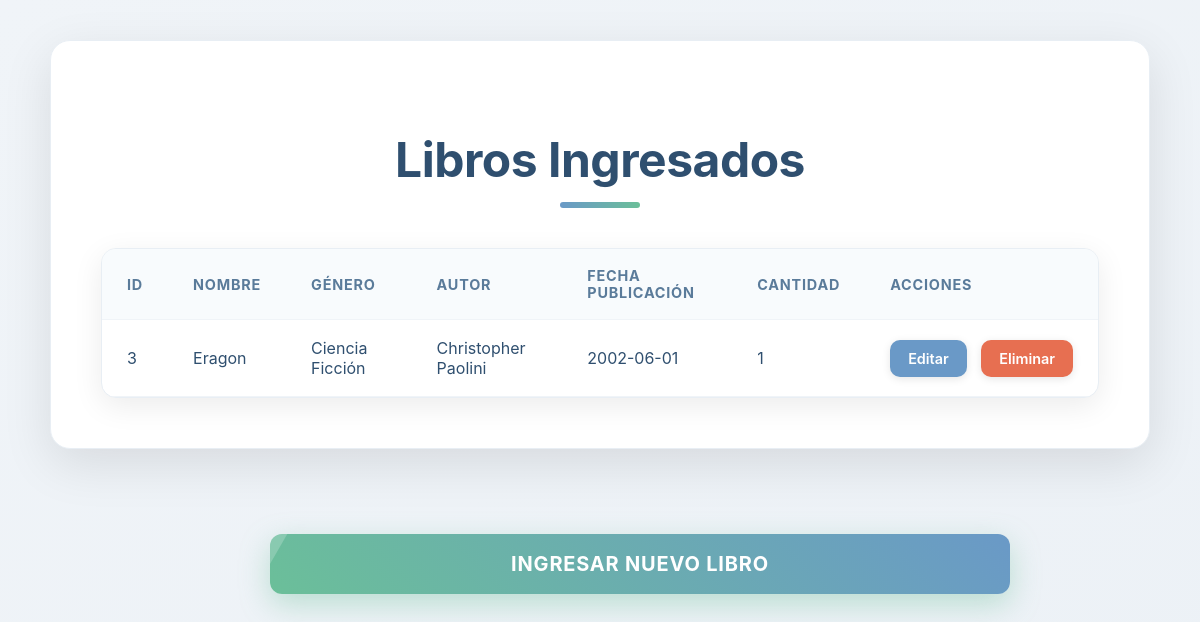
The page /libros.php on the database as committed earlier.
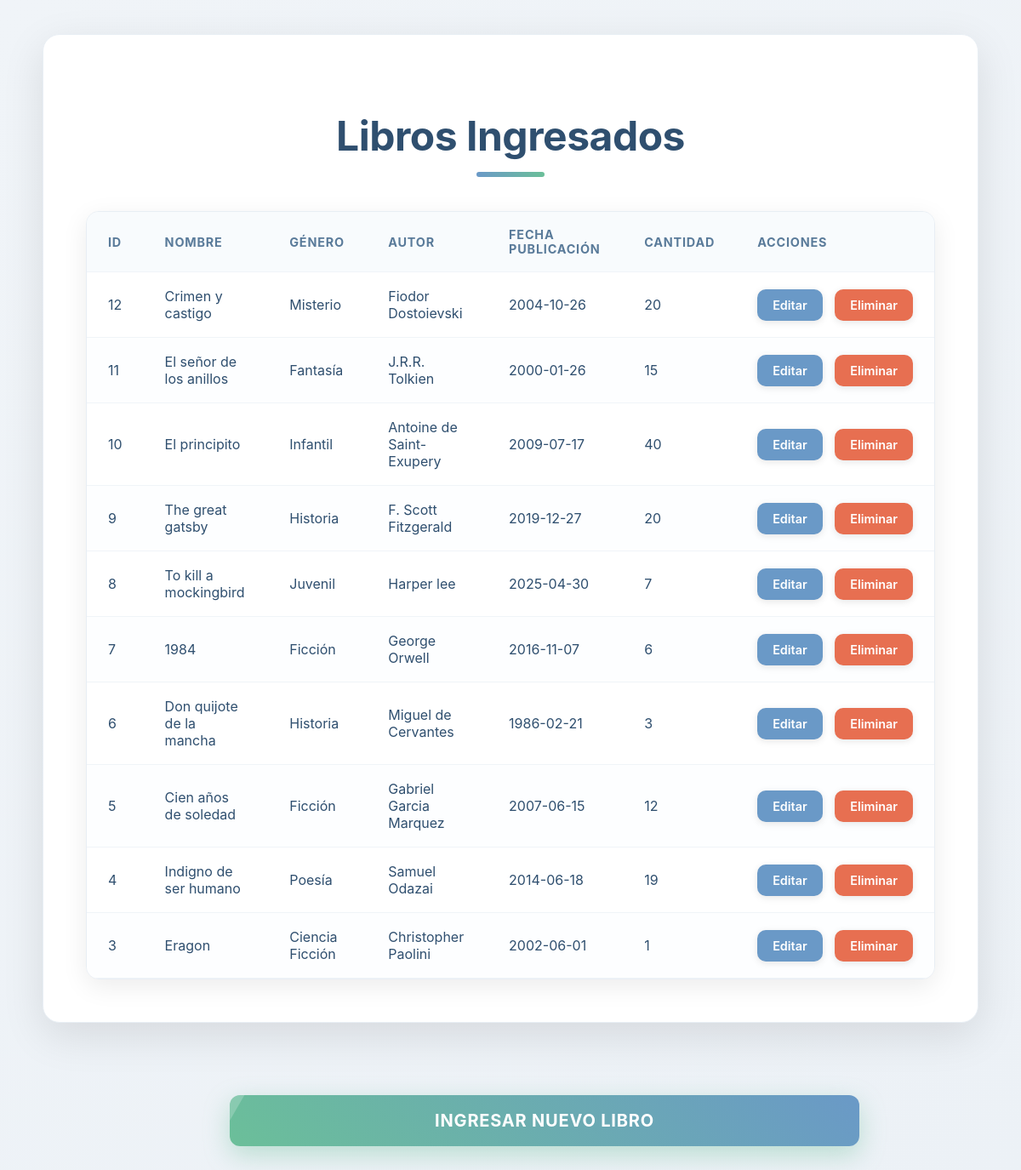
The same page on the database as committed later.
### tables this page shows
CREATE TABLE libros (
            id INTEGER PRIMARY KEY AUTOINCREMENT,
            nombre TEXT NOT NULL,
            genero TEXT NOT NULL,
            autor TEXT NOT NULL,
            fecha_publicacion TEXT NOT NULL,
            cantidad_disponible INTEGER NOT NULL
        );

### db.php (called while the page is built, shortened)
<?php
function obtenerTodosLosLibros(PDO $pdo): array {
    try {
        $stmt = $pdo->query("SELECT * FROM libros ORDER BY id DESC");
        return $stmt->fetchAll(PDO::FETCH_ASSOC);
    } catch (PDOException $e) {
        error_log("Error al obtener libros: " . $e->getMessage());
        return [];
    }
}
?>

### libros.php (the view, shortened to what this page needs)
<?php
require_once 'db.php';
$libros = obtenerTodosLosLibros($pdo);
?>
<!DOCTYPE html>
<html lang="es">
<head>
    <link rel="stylesheet" href="style.css"> </head>
<body>
    <div class="table-container">
        <h2>Libros Ingresados</h2>
        <table id="librosTable">
            <thead>
                <tr>
                    <th>ID</th>
                    <th>Nombre</th>
                    <th>Género</th>
                    <th>Autor</th>
                    <th>Fecha Publicación</th>
                    <th>Cantidad</th>
                    <th>Acciones</th>
                </tr>
            </thead>
            <tbody>
                <?php if (empty($libros)): ?>
                    <tr>
                        <td colspan="7" class="no-books-row">Aún no hay libros ingresados.</td>
                    </tr>
                <?php else: ?>
                    <?php foreach ($libros as $libro): ?>
                        <tr>
                            <td><?php echo htmlspecialchars($libro['id']); ?></td>
                            <td><?php echo htmlspecialchars($libro['nombre']); ?></td>
                            <td><?php echo htmlspecialchars($libro['genero']); ?></td>
                            <td><?php echo htmlspecialchars($libro['autor']); ?></td>
                            <td><?php echo htmlspecialchars($libro['fecha_publicacion']); ?></td>
                            <td><?php echo htmlspecialchars($libro['cantidad_disponible']); ?></td>
                            <td class="action-buttons-cell">
                                <a href="editar.php?id=<?php echo $libro['id']; ?>" class="edit-button">Editar</a>
                                <a href="?action=delete&id=<?php echo $libro['id']; ?>" class="delete-button" onclick="return confirm('¿Estás seguro de que quieres eliminar este libro?');">Eliminar</a>
                            </td>
                        </tr>
                    <?php endforeach; ?>
                <?php endif; ?>
            </tbody>
        </table>
    </div>
    <div class="button-container">
        <a href="index.php" class="action-button">Ingresar Nuevo Libro</a>
    </div>
</body>
</html>

### style.css (style rules this page uses)
body { font-family: 'Inter', 'Segoe UI', 'Roboto', sans-serif; background: linear-gradient(145deg, #F0F4F8 0%, #E8EEF4 100%); min-height: 100vh; margin: 0; color: #2F4F6F; padding: 40px 20px; box-sizing: border-box; overflow-x: hidden; display: flex; flex-direction: column; align-items: center; justify-content: flex-start; animation: backgroundShift 20s infinite alternate ease-in-out; background-size: 200% 200%; }
.form-container, .table-container { background-color: #FFFFFF; padding: 50px; border-radius: 20px; box-shadow: 0 15px 50px rgba(0, 0, 0, 0.1); width: 100%; max-width: 700px; box-sizing: border-box; margin-bottom: 40px; opacity: 0; transform: translateY(40px); animation: fadeInSlideUp 1s ease-out forwards; border: 1px solid #E8EEF4; }
.table-container { max-width: 1100px; animation-delay: 0.4s; }
h2 { text-align: center; color: #2F4F6F; margin-bottom: 40px; font-size: 3em; font-weight: 700; position: relative; padding-bottom: 20px; letter-spacing: -0.5px; line-height: 1.2; }
h2::after { content: ''; position: absolute; left: 50%; bottom: 0; transform: translateX(-50%); width: 80px; height: 6px; background: linear-gradient(90deg, #6A99C7, #6BBF99); border-radius: 3px; animation: underlineExpand 1.2s ease-out forwards; }
#librosTable { width: 100%; border-collapse: separate; border-spacing: 0; margin-top: 35px; background-color: #FFFFFF; border-radius: 15px; overflow: hidden; box-shadow: 0 8px 30px rgba(0, 0, 0, 0.08); border: 1px solid #E8EEF4; }
#librosTable th, #librosTable td { padding: 18px 25px; text-align: left; border-bottom: 1px solid #F0F4F8; color: #2F4F6F; }
#librosTable th { background-color: #F8FBFD; color: #5A7B9A; font-weight: 700; text-transform: uppercase; font-size: 0.9em; letter-spacing: 0.8px; position: sticky; top: 0; z-index: 1; }
#librosTable tbody tr { transition: all 0.3s ease-out; }
#librosTable tbody tr:nth-child(even) { background-color: #FDFEFF; }
.delete-button, .edit-button { padding: 10px 18px; border: none; border-radius: 10px; cursor: pointer; font-size: 0.9em; font-weight: 600; transition: all 0.3s ease-out; text-decoration: none; display: inline-flex; align-items: center; justify-content: center; box-shadow: 0 2px 8px rgba(0,0,0,0.1); }
.delete-button { background-color: #E76F51; color: white; }
.edit-button { background-color: #6A99C7; color: white; margin-right: 10px; }
.action-buttons-cell { white-space: nowrap; min-width: 170px; }
.button-container { margin-top: 45px; text-align: center; width: 100%; max-width: 700px; box-sizing: border-box; padding: 0 20px; }
.action-button { display: inline-block; background: linear-gradient(45deg, #6BBF99, #6A99C7); color: white; padding: 18px 40px; border: none; border-radius: 12px; cursor: pointer; font-size: 1.25em; font-weight: 700; text-decoration: none; width: 100%; box-shadow: 0 10px 30px rgba(107, 191, 153, 0.4); transition: all 0.4s cubic-bezier(0.25, 0.8, 0.25, 1); letter-spacing: 0.8px; text-transform: uppercase; position: relative; overflow: hidden; outline: none; }
.action-button::before { content: ''; position: absolute; top: 0; left: -100%; width: 100%; height: 100%; background: rgba(255, 255, 255, 0.2); transform: skewX(-30deg); transition: all 0.6s cubic-bezier(0.25, 0.8, 0.25, 1); }

Rows that differ between the two databases and show on the page:
added libros: id "12", nombre "Crimen y castigo", genero "Misterio", autor "Fiodor Dostoievski", fecha_publicacion "2004-10-26", cantidad_disponible "20"
added libros: id "11", nombre "El señor de los anillos", genero "Fantasía", autor "J.R.R. Tolkien", fecha_publicacion "2000-01-26", cantidad_disponible "15"
added libros: id "10", nombre "El principito", genero "Infantil", autor "Antoine de Saint-Exupery", fecha_publicacion "2009-07-17", cantidad_disponible "40"
added libros: id "9", nombre "The great gatsby", genero "Historia", autor "F. Scott Fitzgerald", fecha_publicacion "2019-12-27", cantidad_disponible "20"
added libros: id "8", nombre "To kill a mockingbird", genero "Juvenil", autor "Harper lee", fecha_publicacion "2025-04-30", cantidad_disponible "7"
added libros: id "7", nombre "1984", genero "Ficción", autor "George Orwell", fecha_publicacion "2016-11-07", cantidad_disponible "6"
added libros: id "6", nombre "Don quijote de la mancha", genero "Historia", autor "Miguel de Cervantes", fecha_publicacion "1986-02-21", cantidad_disponible "3"
added libros: id "5", nombre "Cien años de soledad", genero "Ficción", autor "Gabriel Garcia Marquez", fecha_publicacion "2007-06-15", cantidad_disponible "12"
added libros: id "4", nombre "Indigno de ser humano", genero "Poesía", autor "Samuel Odazai", fecha_publicacion "2014-06-18", cantidad_disponible "19"
